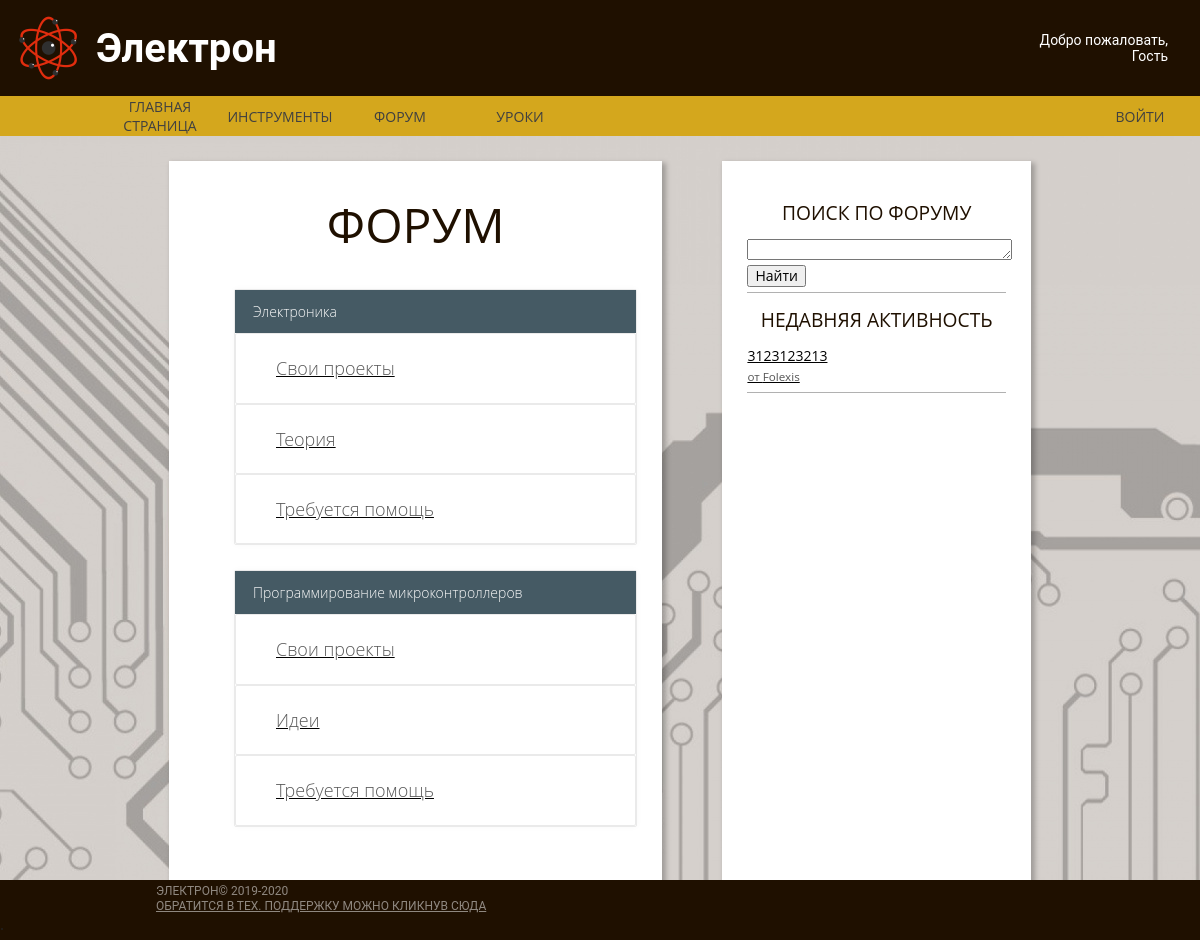
/forum, run on an earlier commit of the app's database.
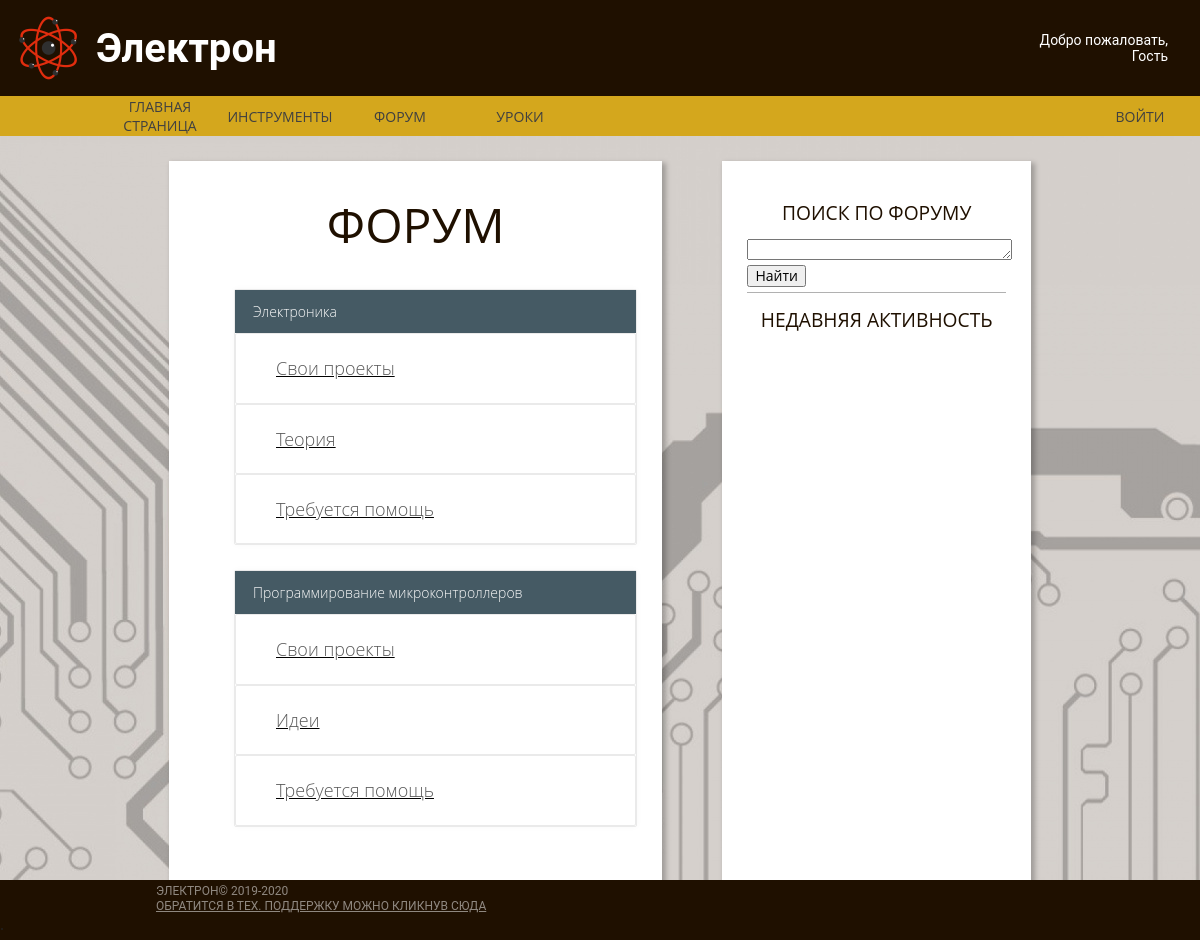
And on a later commit of the database.
### Main/models.py (models this page shows, shortened)
class Article(models.Model):
    author_art = models.CharField("автор", max_length=70)
    name_art = models.CharField("название", max_length=100)
    text_art = models.TextField()
    sellf = models.CharField("curs", max_length=3)
    pub_date_art = models.DateTimeField(default=datetime.datetime.now())

### Main/views.py (the view, shortened to what this page needs)
# urls.py: path('forum', Forum.as_view(), name = 'Forum_url'),
class Forum(View):
    def get(self, request):
        h = CheckCOOKIE(request)
        if 'ROOT' in request.COOKIES:
            g = request.COOKIES['ROOT']
        else:
            g = 'False'
        All_Articles = Article.objects.all()
        form = SearchForm()
        return render(request, 'First/Forum.html',
                      context={'Art_list': reversed(All_Articles), 'Nick': h, "ROOT": g, 'form': form, "news": news()})

### Main/forms.py (shortened to what this page needs)
class SearchForm(forms.Form):
    req = forms.CharField(max_length=70)

### Main/utils.py (called while the page is built)
def news():
    return reversed(News.objects.all())

def CheckCOOKIE(request):
    if "UserNick" in request.COOKIES:
        if request.COOKIES["UserNick"] != "":
            h = request.COOKIES["UserNick"]
        else:
            h = ""
    else:
        h = ""
    return h

### Main/templates/First/Forum.html (shortened to what this page needs)
{% extends "First/Base_blok.html"%}
{% load static %}
{% block css %}
    <link rel="stylesheet" href="{% static 'css/normalize.css' %}">
    <link rel="stylesheet" href="{% static 'css/main.css' %}">
    <link rel="stylesheet" href="{% static 'css/forum.css' %}">
{% endblock %}
{% block content %}
<div class="container main-container">
    <div class="container generic">
        <h1 class="forum-title">Форум</h1>
        <ol class="forum-list">
            <li class="sub-forum">
                <h3 class="sub-forum-title">Электроника</h3>
                <ol class="sub-forum-list">
                    <li class="forum-category">
                        <a class="item link side-bar-link" href="{% url 'subforum_url' 'ElS' %}"><h3 class="forum-category-title">Свои проекты</h3></a>
                    </li>
                    <li class="forum-category">
                        <a class="item link side-bar-link" href="{% url 'subforum_url' 'ElT' %}"><h3 class="forum-category-title">Теория</h3></a>
                    </li>
                    <li class="forum-category">
                        <a class="item link side-bar-link" href="{% url 'subforum_url' 'ElH' %}"><h3 class="forum-category-title">Требуется помощь</h3></a>
                    </li>
                </ol>
            </li>
            <li class="sub-forum">
                <h3 class="sub-forum-title">Программирование микроконтроллеров</h3>
                <ol class="sub-forum-list">
                    <li class="forum-category">
                       <a class="item link side-bar-link" href="{% url 'subforum_url' 'MS' %}"><h3 class="forum-category-title">Свои проекты</h3></a>
                    </li>
                    <li class="forum-category">
                        <a class="item link side-bar-link" href="{% url 'subforum_url' 'MT' %}"><h3 class="forum-category-title">Идеи</h3></a>
                    </li>
                    <li class="forum-category">
                        <a class="item link side-bar-link" href="{% url 'subforum_url' 'MH' %}"><h3 class="forum-category-title">Требуется помощь</h3></a>
                    </li>
                </ol>
            </li>
        </ol>
    </div>
    <div class="container side-bar side-bar-right">
        <h1 class="item title side-bar-title smaller">
            Поиск по форуму
        </h1>
        <form class="item link side-bar-interactive" method="post">
            <label>
                <textarea name = "req" style="max-height: 15px;width: 100%"></textarea>
            </label>
            <button>Найти</button>
        </form>
        <h1 class="item title side-bar-title smaller">
            Недавняя активность
        </h1>
        {% for i in Art_list %}
        <a class="item link side-bar-link" href="{% url 'art_url' id=i.id %}">
            {{i.name_art}}<br>
            <span class="date">от {{i.author_art}}</span>
        </a>
        {% endfor %}
    </div>
</div>
{% endblock %}

What changed in the data, as far as the page shows it:
removed Article: name_art "3123123213", author_art "Folexis"
